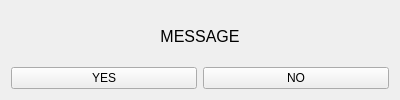
<?xml version="1.0" encoding="UTF-8"?>
<ui version="4.0">
 <class>wgt_yes_noClass</class>
 <widget class="QWidget" name="wgt_yes_noClass">
  <property name="geometry">
   <rect>
    <x>0</x>
    <y>0</y>
    <width>400</width>
    <height>100</height>
   </rect>
  </property>
  <property name="minimumSize">
   <size>
    <width>200</width>
    <height>100</height>
   </size>
  </property>
  <property name="windowTitle">
   <string>wgt_yes_no</string>
  </property>
  <layout class="QGridLayout" name="gridLayout">
   <item row="0" column="0" colspan="2">
    <widget class="QLabel" name="label_message">
     <property name="font">
      <font>
       <pointsize>12</pointsize>
      </font>
     </property>
     <property name="text">
      <string>MESSAGE</string>
     </property>
     <property name="alignment">
      <set>Qt::AlignCenter</set>
     </property>
     <property name="wordWrap">
      <bool>true</bool>
     </property>
    </widget>
   </item>
   <item row="1" column="0">
    <widget class="QPushButton" name="pushButton_yes">
     <property name="text">
      <string>YES</string>
     </property>
    </widget>
   </item>
   <item row="1" column="1">
    <widget class="QPushButton" name="pushButton_no">
     <property name="text">
      <string>NO</string>
     </property>
    </widget>
   </item>
  </layout>
 </widget>
 <layoutdefault spacing="6" margin="11"/>
 <resources/>
 <connections/>
</ui>
